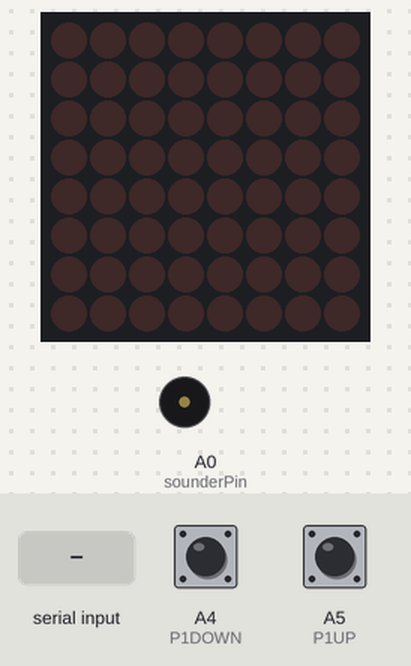
Simulated run of this sketch. Board: Arduino Uno, built with avr-gcc and run on an emulated ATmega328P. Shown: 8×8 LED matrix, buzzer (waves = sounding). Inputs (shaded band) come from the test bench; at power-on: A4 (P1DOWN) LOW, A5 (P1UP) LOW. What the sketch prints to the serial monitor is not drawn.

Above: at 0.9 s.
1.0 s: "1" received over Serial
At 1.9 s:
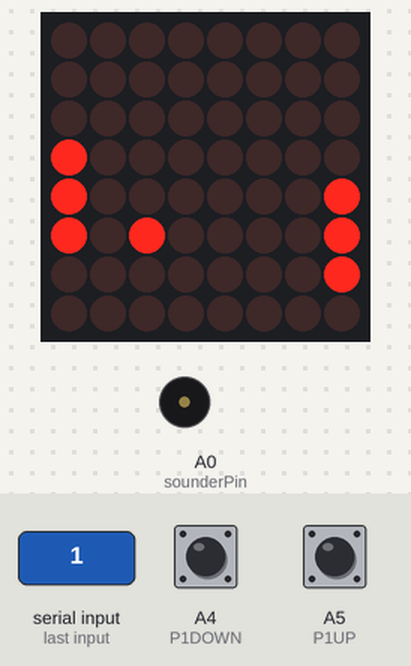
4.0 s: A4 (P1DOWN) pulled HIGH for 0.15 s
At 4.3 s:
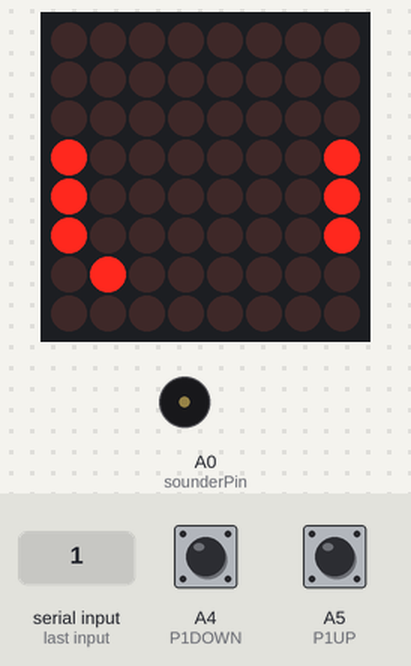
5.6 s: A5 (P1UP) pulled HIGH for 1 s
At 6.9 s:
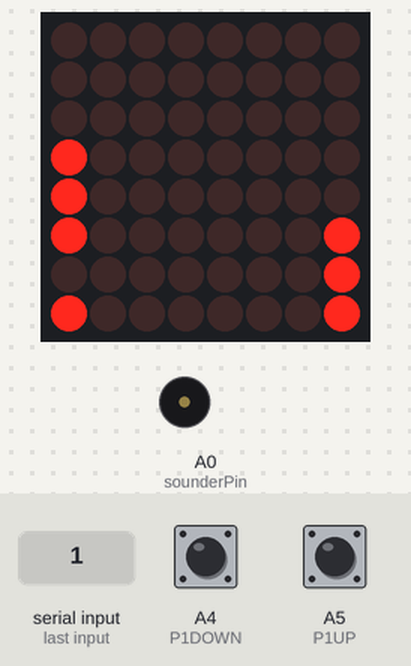
8.1 s: "u" received over Serial
At 8.9 s:
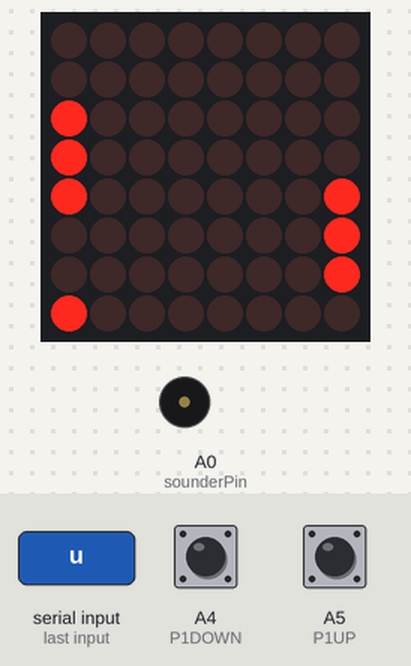
10.0 s: A4 (P1DOWN) pulled HIGH for 3.2 s
At 10.9 s:
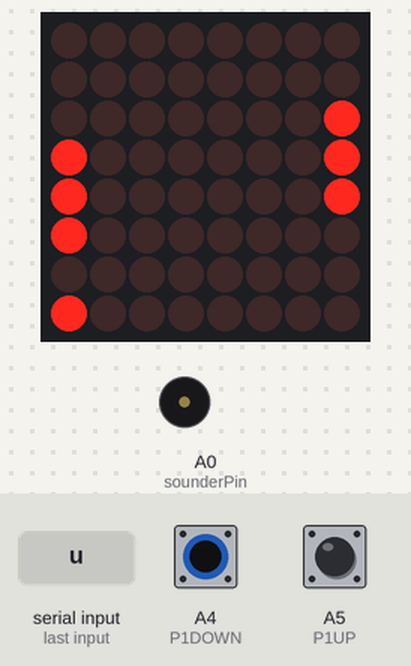
14.7 s: A5 (P1UP) pulled HIGH for 3.2 s
At 16.9 s:
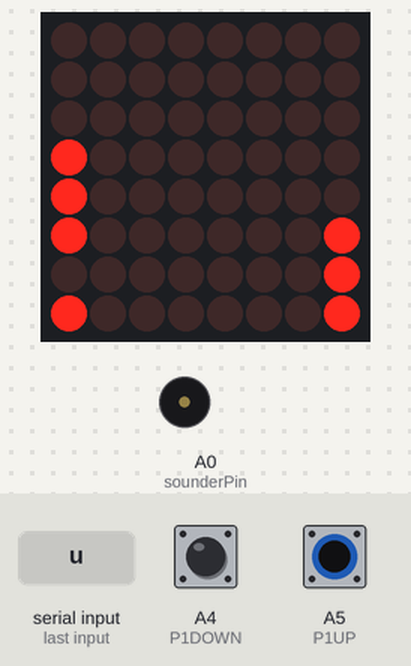
Timing chart, 0 to 20.4 s (numbered marks = the images above; inputs shaded):
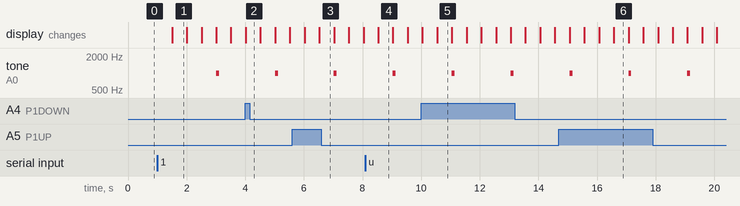

The sketch:

final_project.ino
```cpp
#include <MD_Parola.h>
#include <MD_MAX72xx.h>
#include <SPI.h>
#include <math.h>

#define HARDWARE_TYPE MD_MAX72XX::PAROLA_HW
#define MAX_DEVICES 1 // maximum number of devices (daisy chaining)
#define CLK_PIN 13  // or SCK
#define DATA_PIN 11 // or MOSI
#define CS_PIN 10   // or SS

#define STARTING_Y_RACKET
#define STARTING_X_BALL
#define STARTING_Y_BALL

#define DELAYTIME 100

class Rectangle {
public:
  Rectangle(uint8_t width, uint8_t length, int8_t x, int8_t y, int8_t ySpeed, int8_t xSpeed)
  : width(width), length(length)
  , x(x), y(y)
  , xSpeed(xSpeed), ySpeed(ySpeed) {}
  uint8_t width = {0};
  uint8_t length = {0};
  int8_t x = {0};
  int8_t y = {0};
  int8_t ySpeed = {0};
  int8_t xSpeed = {0};
};


// SPI hardware interface
MD_MAX72XX mx = MD_MAX72XX(HARDWARE_TYPE, CS_PIN, MAX_DEVICES);

class GameUtil {
public:
  static void show(Rectangle rect) {
    const int mask = pow(2, rect.width) - 1;
    for (int i = 0; i < rect.length; i++) {
      mx.setRow(0, rect.y + i, (mask << rect.x | mx.getRow(0, rect.y + i)));
    }
  }

  static void initializeGame();
};

// matrix dimensions
const uint8_t matrixHeight  = 8;
const uint8_t matrixWidth   = 8;
// initial positions
const uint8_t firstRacketStartingY = matrixHeight / 2 - 1;
const uint8_t secondRacketStartingY = matrixHeight / 2 - 1;
const uint8_t firstRacketStartingX = 0;
const uint8_t secondRacketStartingX = matrixWidth - 1;
uint8_t ballStartingX = matrixWidth / 2;
const uint8_t ballStartingY = matrixHeight / 2;
uint8_t ballStartingHorVel  = 1;
const uint8_t ballStartingVerVel  = 1;
const uint8_t racketStartingHorVel  = 0;
const uint8_t racketStartingVerVel  = 0;
// rackets' dimension
const uint8_t racketLength  = 3;
const uint8_t racketWidth   = 1;
// ball's dimension
const uint8_t ballWidth = 1;
const uint8_t ballLength = 1;
// number of times loop iterate per second (tick)
const uint8_t fps = 2;

// button P1 and P2 pins
const uint8_t P1DOWN = A4;
const uint8_t P1UP   = A5;
const uint8_t P2DOWN = 1;
const uint8_t P2UP   = 0;
// sounder pin
const uint8_t sounderPin = A0;


// player 1 buttons
uint8_t buttonStateP1Down = 0;
uint8_t buttonStateP1Up = 0;
// player 2 buttons
uint8_t buttonStateP2Down = 0;
uint8_t buttonStateP2Up = 0;


// first player's racket object
Rectangle racket1 = Rectangle(racketWidth, racketLength, firstRacketStartingX, firstRacketStartingY, racketStartingVerVel, racketStartingHorVel); // player 1 racket
// second player's racket object
Rectangle racket2 = Rectangle(racketWidth, racketLength, secondRacketStartingX, secondRacketStartingY, racketStartingVerVel, racketStartingHorVel); // player 2 racket
// ball's object
Rectangle ball = Rectangle(ballWidth, ballLength, ballStartingX, ballStartingY, ballStartingVerVel, ballStartingHorVel); // ball


static void GameUtil::initializeGame() {
  // make a buzz sound
  tone(sounderPin, 1000, 100);
  // first player's racket object
  racket1 = Rectangle(racketWidth, racketLength, firstRacketStartingX, firstRacketStartingY, racketStartingVerVel, racketStartingHorVel); // player 1 racket
  // second player's racket object
  racket2 = Rectangle(racketWidth, racketLength, secondRacketStartingX, secondRacketStartingY, racketStartingVerVel, racketStartingHorVel); // player 2 racket
  // ball's object
  ball = Rectangle(ballWidth, ballLength, ballStartingX, ballStartingY, ballStartingVerVel, ballStartingHorVel); // ball
}

void moveRackets() {
  if (buttonStateP1Down == LOW && racket1.y < matrixHeight - racketLength) {
    racket1.y++;
  } else if (buttonStateP1Up == LOW && racket1.y > 0) {
    racket1.y--;
  }
  if (buttonStateP2Down == LOW && racket2.y < matrixHeight - racketLength) {
    racket2.y++;
  } else if (buttonStateP2Up == LOW && racket2.y > 0) {
    racket2.y--;
  }
}

void moveBall() {
  ball.x += ball.xSpeed;
  ball.y += ball.ySpeed;

  if (ball.y >= matrixHeight) {
    ball.ySpeed *= -1;
    ball.y = matrixHeight - 1;
  } else if (ball.y < 0) {
    ball.ySpeed *= -1;
    ball.y = 0;
  }

  if (ball.x == matrixWidth - 1 && (ball.y >= racket2.y && ball.y < racket2.y + racket2.length)) {
    ball.xSpeed *= -1;
    ball.x = matrixWidth - 1;
  } else if (ball.x == 0 && (ball.y >= racket1.y && ball.y < racket1.y + racket1.length)) {
    ball.xSpeed *= -1;
    ball.x = 0;
  }

  if (ball.x == matrixWidth || ball.x == -1) {
    GameUtil::initializeGame();
  }
}

void setup() {
  // put your setup code here, to run once:
  Serial.begin(9600);
  pinMode(P1DOWN, INPUT);
  pinMode(P1UP, INPUT);
  pinMode(P2DOWN, INPUT);
  pinMode(P2UP, INPUT);
  pinMode(sounderPin, OUTPUT);
  mx.begin();
  mx.clear(0);
  char data;
  Serial.print('1');
  do {
    data = Serial.read();
    if (data == '1') {
      Serial.print('2');
      break;
    } else if (data == '2') {
      ball.xSpeed *= -1;
      ball.x -= 1;
      ballStartingHorVel = -1;
      ballStartingX = matrixWidth / 2 - 1;
      break;
    }
  } while (true);
}

void handle_input() {
  buttonStateP2Up = HIGH;
  buttonStateP2Down = HIGH;
  if (Serial.available())
  {
    char data = Serial.read();
    if (data == 'u')
      buttonStateP2Up = LOW;
    else if (data == 'd')
     buttonStateP2Down = LOW;
  }
}

void loop() {
  // put your main code here, to run repeatedly:
  delay(1000/fps);
  mx.clear(0);
  handle_input();
  if ((buttonStateP1Down = digitalRead(P1DOWN)) == LOW)
    Serial.print('d');
  if ((buttonStateP1Up = digitalRead(P1UP)) == LOW)
    Serial.print('u');

  moveRackets();
  moveBall();
  GameUtil::show(ball);
  GameUtil::show(racket1);
  GameUtil::show(racket2);
}
```

Measured:
- after the input at 1.0 s, tone on A0 (sounderPin): silent → 1000 Hz after 2.0 s, → silent 0.10 s later; the display: changes after 0.50 s (image 1)
- after the input at 4.0 s, the display: changes at once (image 2)
- after the input at 5.6 s, the display: first differs from a run without the input after 0.93 s (image 3)
- after the input at 8.1 s, the display: changes after 0.44 s (image 4)
- after the input at 10.0 s, the display: first changes at once (image 5 shows a later state)
- after the input at 14.7 s, the display: first differs from a run without the input after 1.9 s (image 6)
- what the display in image 1 shows lasts 0.5 s, from 1.5 s to 2.0 s
